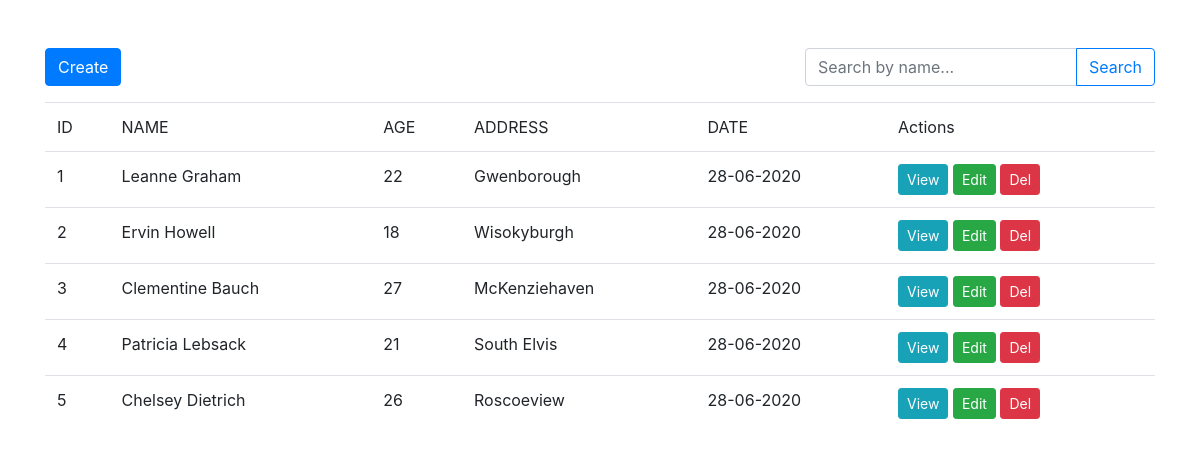
The page / on the database its author committed.
### tables this page shows
CREATE TABLE `users` (
  `id` int(11) NOT NULL,
  `name` varchar(200) NOT NULL,
  `age` int(11) NOT NULL,
  `address` text NOT NULL,
  `date` datetime NOT NULL DEFAULT CURRENT_TIMESTAMP
);

### index.php (the view, shortened to what this page needs)
<?php
require 'core/init.php';
$search = $_GET['name'] ?? '';
if($search) {
    $sql = "SELECT * FROM users WHERE name like'%$search%'";
} else {
    $sql = 'SELECT * FROM users';
}
$result = mysqli_query($conn, $sql);
$users = mysqli_fetch_all($result, MYSQLI_ASSOC);
?>
<?php include 'layouts/header.php'?>
<div class="container mt-5">
    <div class="row">
        <div class="col-md-8">
            <a href="create.php" class="btn btn-primary">
                Create
            </a>
        </div>
        <div class="col-md-4">
            <form>
                <div class="input-group mb-3">
                    <input type="text" name="name" value="<?php echo $search ?? '' ?>"
                     class="form-control" placeholder="Search by name...">
                    <div class="input-group-append">
                        <button class="btn btn-outline-primary" type="submit">Search</button>
                    </div>
                </div>
            </form>
        </div>
    </div>
    <div class="row">
        <div class="col-md-12">
            <table class="table">
                <thead>
                    <tr>
                        <td>ID</td>
                        <td>NAME</td>
                        <td>AGE</td>
                        <td>ADDRESS</td>
                        <td>DATE</td>
                        <td>Actions</td>
                    </tr>
                </thead>
                <tbody>
                    <?php foreach($users as $user): ?>
                    <tr>
                        <td><?php echo $user['id']; ?></td>
                        <td><?php echo $user['name']; ?></td>
                        <td><?php echo $user['age']; ?></td>
                        <td><?php echo $user['address']; ?></td>
                        <td><?php echo date('d-m-Y', strtotime($user['date'])); ?></td>
                        <td>
                            <a href="show.php?id=<?php echo $user['id']; ?>" class="btn btn-info btn-sm">View</a>
                            <a href="edit.php?id=<?php echo $user['id']; ?>" class="btn btn-success btn-sm">Edit</a>
                            <a href="delete.php?id=<?php echo $user['id']; ?>" id="delete-user" class="btn btn-danger btn-sm">Del</a>
                        </td>
                    </tr>
                    <?php endforeach; ?>
                </tbody>
            </table>
        </div>
    </div>
</div>
<?php include 'layouts/footer.php'?>

### layouts/header.php (shortened to what this page needs)
<!doctype html>
<html lang="en">
  <head>
    <link rel="stylesheet" href="https://stackpath.bootstrapcdn.com/bootstrap/4.5.0/css/bootstrap.min.css">
  </head>
  <body>

### layouts/footer.php (shortened to what this page needs)
  </body>
</html>

### rows shown on the page
users: id "1", name "Leanne Graham", age "22", address "Gwenborough", date "28-06-2020"
users: id "2", name "Ervin Howell", age "18", address "Wisokyburgh", date "28-06-2020"
users: id "3", name "Clementine Bauch", age "27", address "McKenziehaven", date "28-06-2020"
users: id "4", name "Patricia Lebsack", age "21", address "South Elvis", date "28-06-2020"
users: id "5", name "Chelsey Dietrich", age "26", address "Roscoeview", date "28-06-2020"
